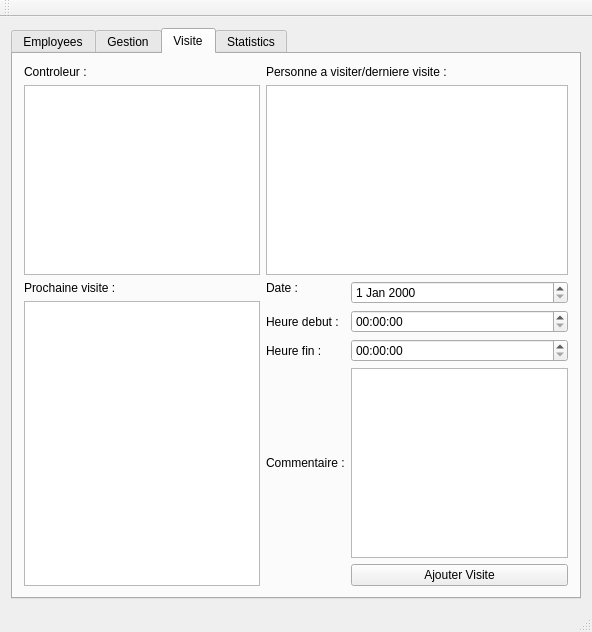
<?xml version="1.0" encoding="UTF-8"?>
<ui version="4.0">
 <class>MainWindow</class>
 <widget class="QMainWindow" name="MainWindow">
  <property name="geometry">
   <rect>
    <x>0</x>
    <y>0</y>
    <width>592</width>
    <height>632</height>
   </rect>
  </property>
  <property name="windowTitle">
   <string>Gestionnaire</string>
  </property>
  <widget class="QWidget" name="centralWidget">
   <layout class="QGridLayout" name="gridLayout">
    <item row="0" column="0">
     <widget class="QTabWidget" name="Statistique">
      <property name="currentIndex">
       <number>2</number>
      </property>
      <widget class="QWidget" name="Personnel">
       <attribute name="title">
        <string>Employees</string>
       </attribute>
       <layout class="QGridLayout" name="gridLayout_2">
        <item row="0" column="0">
         <widget class="QLabel" name="label">
          <property name="text">
           <string>Liste du personnel :</string>
          </property>
         </widget>
        </item>
        <item row="0" column="1">
         <widget class="QLabel" name="label_2">
          <property name="text">
           <string>Last Name :</string>
          </property>
         </widget>
        </item>
        <item row="0" column="2" colspan="2">
         <widget class="QLineEdit" name="lineEditNom"/>
        </item>
        <item row="1" column="1">
         <widget class="QLabel" name="label_3">
          <property name="text">
           <string>First Name :</string>
          </property>
         </widget>
        </item>
        <item row="1" column="2" colspan="2">
         <widget class="QLineEdit" name="lineEditPrenom"/>
        </item>
        <item row="2" column="1">
         <widget class="QLabel" name="label_4">
          <property name="text">
           <string>Pseudo :</string>
          </property>
         </widget>
        </item>
        <item row="2" column="2" colspan="2">
         <widget class="QLineEdit" name="lineEditPseudo"/>
        </item>
        <item row="3" column="2" colspan="2">
         <widget class="QPushButton" name="pushButton">
          <property name="text">
           <string>Reset password</string>
          </property>
         </widget>
        </item>
        <item row="4" column="1">
         <widget class="QLabel" name="label_5">
          <property name="text">
           <string>Phone :</string>
          </property>
         </widget>
        </item>
        <item row="4" column="2" colspan="2">
         <widget class="QLineEdit" name="lineEditTelFixe"/>
        </item>
        <item row="5" column="1">
         <widget class="QLabel" name="label_6">
          <property name="text">
           <string>Cell phone :</string>
          </property>
         </widget>
        </item>
        <item row="5" column="2" colspan="2">
         <widget class="QLineEdit" name="lineEditTelPort"/>
        </item>
        <item row="6" column="1">
         <widget class="QLabel" name="label_7">
          <property name="text">
           <string>Email :</string>
          </property>
         </widget>
        </item>
        <item row="6" column="2" colspan="2">
         <widget class="QLineEdit" name="lineEditMail"/>
        </item>
        <item row="7" column="1">
         <widget class="QLabel" name="label_8">
          <property name="text">
           <string>Address :</string>
          </property>
         </widget>
        </item>
        <item row="7" column="2" colspan="2">
         <widget class="QLineEdit" name="lineEditAdresse"/>
        </item>
        <item row="8" column="1">
         <widget class="QLabel" name="label_9">
          <property name="text">
           <string>Postal Code :</string>
          </property>
         </widget>
        </item>
        <item row="8" column="2" colspan="2">
         <widget class="QLineEdit" name="lineEditCP"/>
        </item>
        <item row="9" column="1">
         <widget class="QLabel" name="label_10">
          <property name="text">
           <string>City :</string>
          </property>
         </widget>
        </item>
        <item row="9" column="2" colspan="2">
         <widget class="QLineEdit" name="lineEditVille"/>
        </item>
        <item row="10" column="1">
         <widget class="QLabel" name="label_11">
          <property name="text">
           <string>User type :</string>
          </property>
         </widget>
        </item>
        <item row="10" column="2">
         <widget class="QRadioButton" name="radioButtonController">
          <property name="text">
           <string>Controller</string>
          </property>
         </widget>
        </item>
        <item row="10" column="3">
         <widget class="QRadioButton" name="radioButtonManager">
          <property name="text">
           <string>Manager</string>
          </property>
         </widget>
        </item>
        <item row="11" column="1">
         <widget class="QLabel" name="label_12">
          <property name="text">
           <string>Iban :</string>
          </property>
         </widget>
        </item>
        <item row="11" column="2" colspan="2">
         <widget class="QLineEdit" name="lineEditIban"/>
        </item>
        <item row="12" column="1" colspan="3">
         <layout class="QHBoxLayout" name="horizontalLayout">
          <item>
           <widget class="QPushButton" name="butAdd">
            <property name="text">
             <string>Add</string>
            </property>
           </widget>
          </item>
          <item>
           <widget class="QPushButton" name="butUpdate">
            <property name="text">
             <string>Update</string>
            </property>
           </widget>
          </item>
          <item>
           <widget class="QPushButton" name="butDel">
            <property name="text">
             <string>Delete</string>
            </property>
           </widget>
          </item>
         </layout>
        </item>
        <item row="1" column="0" rowspan="12">
         <widget class="QListWidget" name="listWidgetPersonnels"/>
        </item>
       </layout>
       <zorder>listWidgetPersonnels</zorder>
       <zorder>label</zorder>
       <zorder>label_2</zorder>
       <zorder>lineEditNom</zorder>
       <zorder>lineEditPrenom</zorder>
       <zorder>label_3</zorder>
       <zorder>label_4</zorder>
       <zorder>lineEditPseudo</zorder>
       <zorder>label_5</zorder>
       <zorder>label_6</zorder>
       <zorder>label_7</zorder>
       <zorder>label_8</zorder>
       <zorder>label_9</zorder>
       <zorder>label_10</zorder>
       <zorder>lineEditTelFixe</zorder>
       <zorder>lineEditTelPort</zorder>
       <zorder>lineEditMail</zorder>
       <zorder>lineEditAdresse</zorder>
       <zorder>lineEditCP</zorder>
       <zorder>lineEditVille</zorder>
       <zorder>radioButtonManager</zorder>
       <zorder>radioButtonController</zorder>
       <zorder>label_11</zorder>
       <zorder>pushButton</zorder>
       <zorder>label_12</zorder>
       <zorder>lineEditIban</zorder>
      </widget>
      <widget class="QWidget" name="GestionProduit">
       <attribute name="title">
        <string>Gestion</string>
       </attribute>
       <layout class="QGridLayout" name="gridLayout_3">
        <item row="0" column="0" rowspan="6">
         <widget class="QSplitter" name="splitter_5">
          <property name="orientation">
           <enum>Qt::Vertical</enum>
          </property>
          <widget class="QLabel" name="label_35">
           <property name="text">
            <string>Liste des produits :</string>
           </property>
          </widget>
          <widget class="QListWidget" name="listWidgetProduit"/>
         </widget>
        </item>
        <item row="0" column="1">
         <widget class="QLabel" name="label_13">
          <property name="text">
           <string>Rayon :</string>
          </property>
         </widget>
        </item>
        <item row="0" column="2">
         <widget class="QComboBox" name="cbRayon"/>
        </item>
        <item row="1" column="1">
         <widget class="QPushButton" name="pushButtonAddRayon">
          <property name="text">
           <string>Ajouter rayon</string>
          </property>
         </widget>
        </item>
        <item row="1" column="2">
         <widget class="QPushButton" name="pushButtonDelRayon">
          <property name="text">
           <string>Supprimer un rayon</string>
          </property>
         </widget>
        </item>
        <item row="2" column="1">
         <widget class="QLabel" name="label_14">
          <property name="text">
           <string>Categorie :</string>
          </property>
         </widget>
        </item>
        <item row="2" column="2">
         <widget class="QComboBox" name="comboBoxCat"/>
        </item>
        <item row="3" column="1">
         <widget class="QPushButton" name="pushButtonAddCat">
          <property name="text">
           <string>Ajouter categorie</string>
          </property>
         </widget>
        </item>
        <item row="3" column="2">
         <widget class="QPushButton" name="pushButtonDelCat">
          <property name="text">
           <string>Supprimer categorie</string>
          </property>
         </widget>
        </item>
        <item row="4" column="1">
         <widget class="QLabel" name="label_15">
          <property name="text">
           <string>Nom du produit :</string>
          </property>
         </widget>
        </item>
        <item row="4" column="2">
         <widget class="QLineEdit" name="lineEditNomProd"/>
        </item>
        <item row="5" column="1">
         <widget class="QPushButton" name="pushButtonAdd">
          <property name="text">
           <string>Ajouter produit</string>
          </property>
         </widget>
        </item>
        <item row="5" column="2">
         <widget class="QPushButton" name="pushButtonDel">
          <property name="text">
           <string>Supprimer produit</string>
          </property>
         </widget>
        </item>
       </layout>
      </widget>
      <widget class="QWidget" name="Visite">
       <attribute name="title">
        <string>Visite</string>
       </attribute>
       <layout class="QGridLayout" name="gridLayout_4">
        <item row="0" column="0">
         <widget class="QLabel" name="label_16">
          <property name="text">
           <string>Controleur :</string>
          </property>
         </widget>
        </item>
        <item row="0" column="1" colspan="3">
         <widget class="QLabel" name="label_17">
          <property name="text">
           <string>Personne a visiter/derniere visite :</string>
          </property>
         </widget>
        </item>
        <item row="1" column="0">
         <widget class="QListWidget" name="listWidgetControleur"/>
        </item>
        <item row="1" column="1" colspan="3">
         <widget class="QListWidget" name="listWidgetProducteur"/>
        </item>
        <item row="2" column="0">
         <widget class="QLabel" name="label_18">
          <property name="text">
           <string>Prochaine visite :</string>
          </property>
         </widget>
        </item>
        <item row="2" column="1">
         <widget class="QLabel" name="label_20">
          <property name="text">
           <string>Date :</string>
          </property>
         </widget>
        </item>
        <item row="3" column="0" rowspan="5">
         <widget class="QListWidget" name="listWidgetVisite"/>
        </item>
        <item row="4" column="1">
         <widget class="QLabel" name="label_21">
          <property name="text">
           <string>Heure debut :</string>
          </property>
         </widget>
        </item>
        <item row="4" column="2" colspan="2">
         <widget class="QTimeEdit" name="timeEditDebut"/>
        </item>
        <item row="5" column="1">
         <widget class="QLabel" name="label_22">
          <property name="text">
           <string>Heure fin :</string>
          </property>
         </widget>
        </item>
        <item row="5" column="2" colspan="2">
         <widget class="QTimeEdit" name="timeEditFin"/>
        </item>
        <item row="6" column="1">
         <widget class="QLabel" name="label_19">
          <property name="text">
           <string>Commentaire :</string>
          </property>
         </widget>
        </item>
        <item row="2" column="2" rowspan="2" colspan="2">
         <widget class="QDateEdit" name="dateEdit"/>
        </item>
        <item row="6" column="2" colspan="2">
         <widget class="QTextEdit" name="textEdit"/>
        </item>
        <item row="7" column="2" colspan="2">
         <widget class="QPushButton" name="addVisite">
          <property name="text">
           <string>Ajouter Visite</string>
          </property>
         </widget>
        </item>
       </layout>
      </widget>
      <widget class="QWidget" name="Stat">
       <attribute name="title">
        <string>Statistics</string>
       </attribute>
      </widget>
     </widget>
    </item>
   </layout>
  </widget>
  <widget class="QMenuBar" name="menuBar">
   <property name="geometry">
    <rect>
     <x>0</x>
     <y>0</y>
     <width>592</width>
     <height>27</height>
    </rect>
   </property>
  </widget>
  <widget class="QToolBar" name="mainToolBar">
   <attribute name="toolBarArea">
    <enum>TopToolBarArea</enum>
   </attribute>
   <attribute name="toolBarBreak">
    <bool>false</bool>
   </attribute>
  </widget>
  <widget class="QStatusBar" name="statusBar"/>
 </widget>
 <layoutdefault spacing="6" margin="11"/>
 <resources/>
 <connections/>
</ui>
